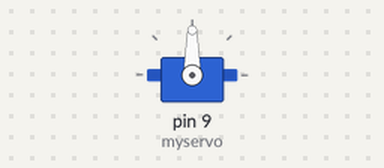
A sketch run on a simulated Arduino Uno, built with avr-gcc and run on an emulated ATmega328P. Parts: servo.

Above: at 0.05 s.
At 2.0 s:
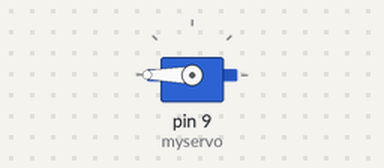
At 4.0 s:
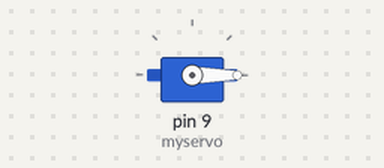
Timing chart, 0 to 5.2 s (numbered marks = the images above):
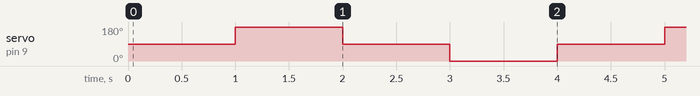

The sketch:

Servo_sweep.ino
```cpp
#include <Servo.h>

Servo myservo;  // create servo object to control a servo


void setup() {
  myservo.attach(9);  // attaches the servo on pin 9 to the servo object
}

void loop() {
    myservo.write(90);              // tell servo to go to position in variable 'pos'
    delay(1000);
    myservo.write(180);              // tell servo to go to position in variable 'pos'
    delay(1000);
    myservo.write(90);              // tell servo to go to position in variable 'pos'
    delay(1000);
    myservo.write(0);              // tell servo to go to position in variable 'pos'
    delay(1000);                      // waits 15 ms for the servo to reach the position

}
```

Measured:
- by itself, servo on pin 9 (myservo): repeats every 4.0 s: 90° 1.0 s, 0° 1.0 s, 90° 1.0 s, 180° 1.0 s
